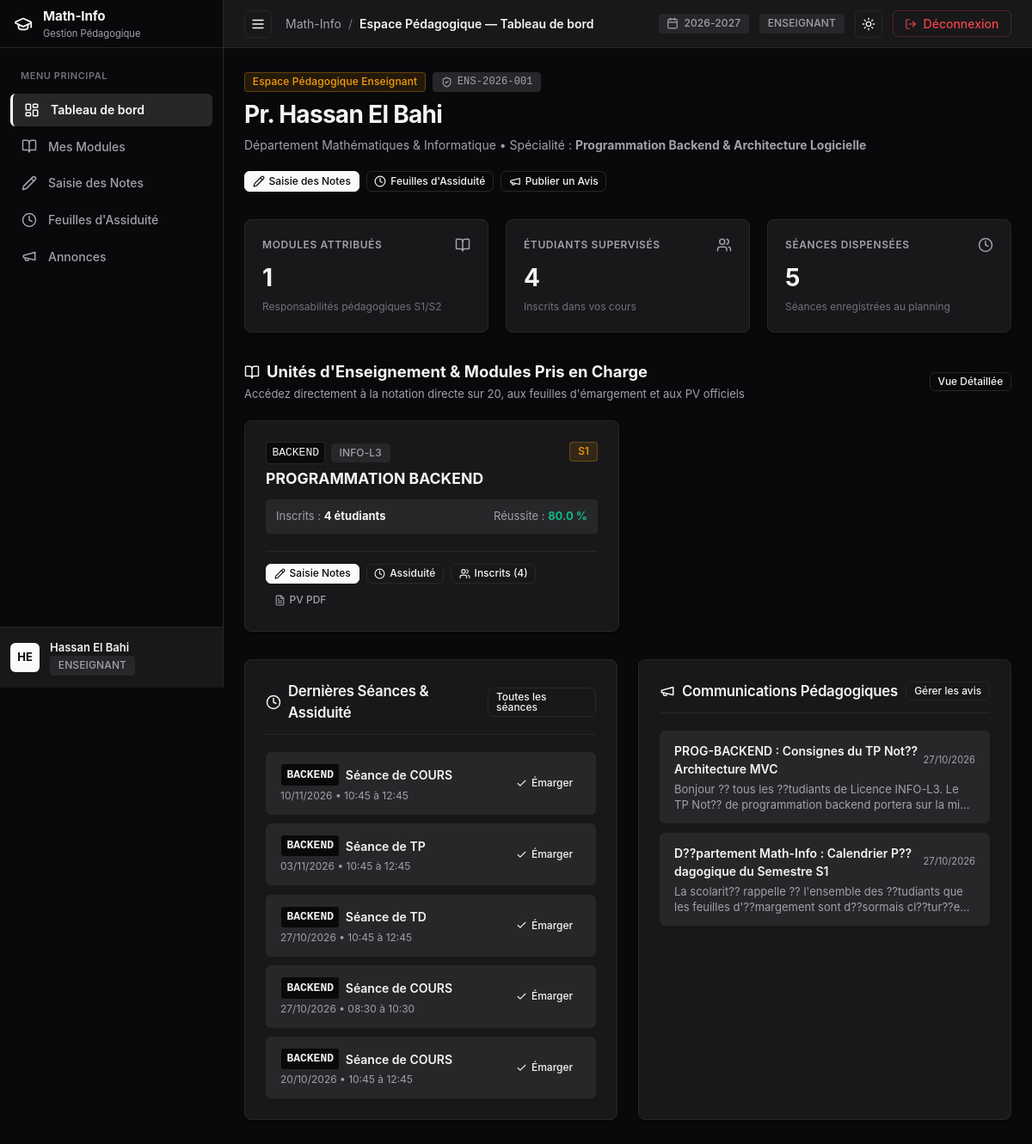
Before: /enseignant/dashboard (signed in) with the older database file.
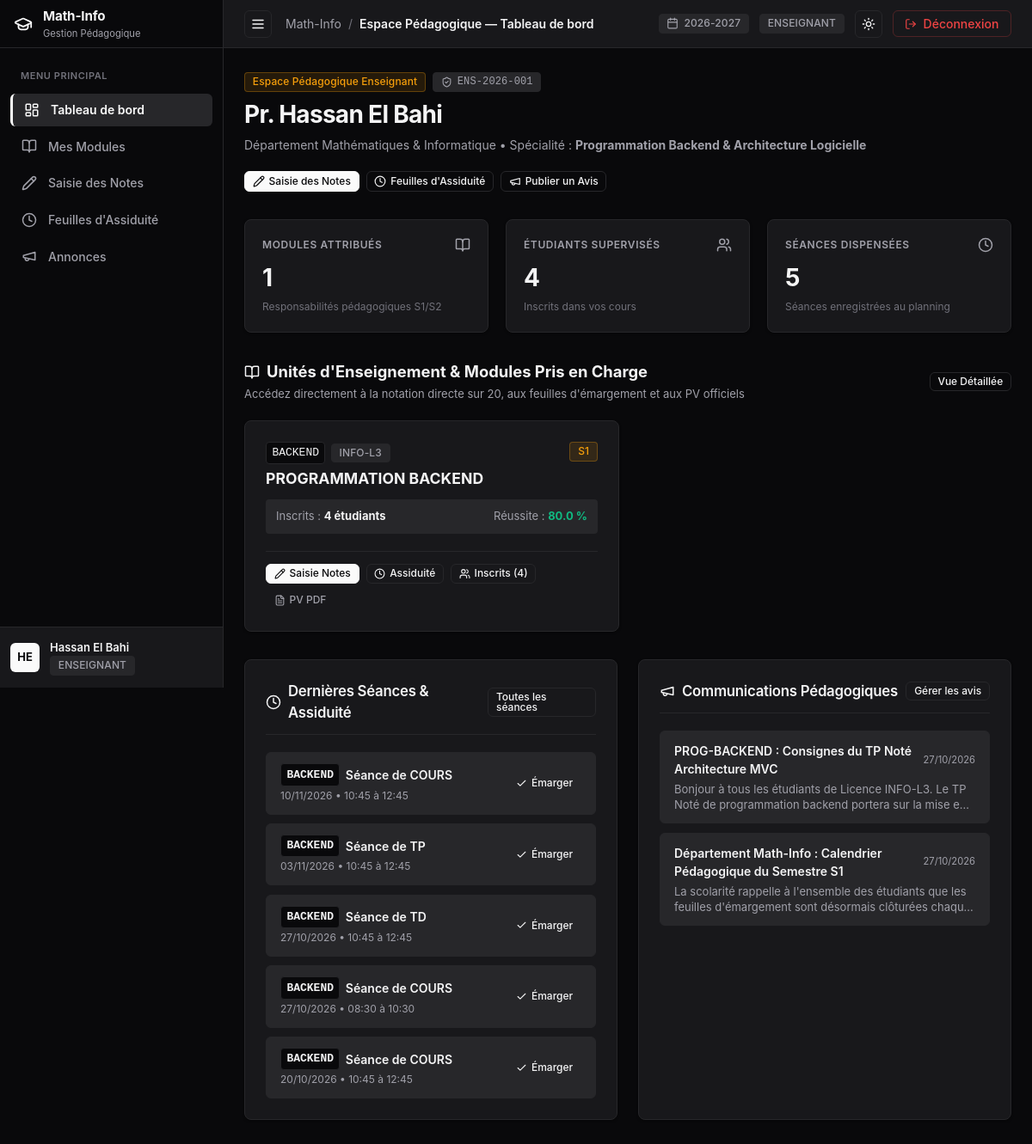
After: the same page with the newer database file.
### tables this page shows
CREATE TABLE `annonces` (
  `idAnnonce` int NOT NULL AUTO_INCREMENT,
  `idAuteur` int NOT NULL,
  `titre` varchar(200) NOT NULL,
  `contenu` text NOT NULL,
  `datePublication` timestamp NULL DEFAULT CURRENT_TIMESTAMP,
  `portee` enum('GLOBALE','MODULE') NOT NULL DEFAULT 'GLOBALE',
  `idModule` int DEFAULT NULL,
  PRIMARY KEY (`idAnnonce`),
  KEY `idAuteur` (`idAuteur`),
  KEY `idModule` (`idModule`),
  CONSTRAINT `annonces_ibfk_1` FOREIGN KEY (`idAuteur`) REFERENCES `utilisateurs` (`idUtilisateur`) ON DELETE CASCADE,
  CONSTRAINT `annonces_ibfk_2` FOREIGN KEY (`idModule`) REFERENCES `modules` (`idModule`) ON DELETE CASCADE
);

### src/Controllers/Controller.php (called while the page is built, shortened)
<?php
abstract class Controller {
    protected function render(string $view, array $data = [], ?string $layout = 'main'): void {
        $viewFile = __DIR__ . '/../Views/' . str_replace('.', '/', $view) . '.php';
        extract($data);
        require $viewFile;
    }
}

### src/Controllers/EnseignantController.php (called while the page is built, shortened)
<?php
class EnseignantController extends Controller {
    public function dashboard(): void {
        $user = Auth::user();
        $db = Model::getDb();
        $stmtMod = $db->prepare("
            SELECT m.*, f.code AS filiere_code, f.intitule AS filiere_intitule,
                   (SELECT COUNT(*) FROM inscriptions i WHERE i.idFiliere = m.idFiliere) AS total_etudiants
            FROM modules m
            JOIN filieres f ON m.idFiliere = f.idFiliere
            WHERE m.idEnseignant = :id
            ORDER BY m.semestre ASC, m.code ASC
        ");
        $stmtMod->execute(['id' => $user->getId()]);
        $modules = $stmtMod->fetchAll();
        $primaryModuleStats = null;
        foreach ($modules as &$mod) {
            $mStats = Note::getModuleStats((int)$mod['idModule']);
            if ($primaryModuleStats === null && $mStats['totalEvalues'] > 0) {
                $primaryModuleStats = $mStats;
                $primaryModuleStats['module_code'] = $mod['code'];
            }
        }
        $stmtSeances = $db->prepare("
            SELECT s.*, m.code AS module_code, m.intitule AS module_intitule
            FROM seances s
            JOIN modules m ON s.idModule = m.idModule
            WHERE m.idEnseignant = :id
            ORDER BY s.dateSeance DESC, s.heureDebut DESC
            LIMIT 5
        ");
        $stmtSeances->execute(['id' => $user->getId()]);
        $recentSeances = $stmtSeances->fetchAll();
        $stmtAnn = $db->prepare("
            SELECT a.*, m.code AS module_code
            FROM annonces a
            LEFT JOIN modules m ON a.idModule = m.idModule
            WHERE a.idAuteur = :id OR a.portee = 'GLOBALE'
            ORDER BY a.datePublication DESC
            LIMIT 4
        ");
        $stmtAnn->execute(['id' => $user->getId()]);
        $recentAnnonces = $stmtAnn->fetchAll();
        $this->render('enseignant.dashboard', [
            'title'               => 'Espace Pédagogique — Tableau de bord',
            'user'                => $user,
            'modules'             => $modules,
            'primaryModuleStats'  => $primaryModuleStats,
            'recentSeances'       => $recentSeances,
            'recentAnnonces'      => $recentAnnonces,
            'activeNav'           => 'dashboard',
        ]);
    }
}

### public/index.php (called while the page is built, shortened)
<?php
require_once __DIR__ . '/../config/autoload.php';
$router = new Router();
$router->get('/', function () {
    if (Auth::check()) {
        Auth::redirectToDashboard();
    } else {
        header('Location: /login');
        exit;
    }
});
$router->get('/login', [AuthController::class, 'showLogin']);
$router->post('/login', [AuthController::class, 'login']);
$router->get('/logout', [AuthController::class, 'logout']);
$router->post('/logout', [AuthController::class, 'logout']);
$router->get('/admin/dashboard', [AdminController::class, 'dashboard']);
$router->get('/admin/filieres', [AdminController::class, 'filieres']);
$router->post('/admin/filieres/create', [AdminController::class, 'createFiliere']);
$router->post('/admin/filieres/edit', [AdminController::class, 'editFiliere']);
$router->post('/admin/filieres/delete', [AdminController::class, 'deleteFiliere']);
$router->get('/admin/modules', [AdminController::class, 'modules']);
$router->post('/admin/modules/create', [AdminController::class, 'createModule']);
$router->post('/admin/modules/edit', [AdminController::class, 'editModule']);
$router->post('/admin/modules/assign-teacher', [AdminController::class, 'assignTeacher']);
$router->post('/admin/modules/delete', [AdminController::class, 'deleteModule']);
$router->get('/admin/utilisateurs', [AdminController::class, 'utilisateurs']);
$router->post('/admin/utilisateurs/create', [AdminController::class, 'createUser']);
$router->post('/admin/utilisateurs/edit', [AdminController::class, 'editUser']);
$router->post('/admin/utilisateurs/delete', [AdminController::class, 'deleteUser']);
$router->get('/admin/inscriptions', [AdminController::class, 'inscriptions']);
$router->post('/admin/inscriptions/create', [AdminController::class, 'createInscription']);
$router->post('/admin/inscriptions/edit', [AdminController::class, 'editInscription']);
$router->post('/admin/inscriptions/status', [AdminController::class, 'updateInscriptionStatus']);
$router->post('/admin/inscriptions/delete', [AdminController::class, 'deleteInscription']);
$router->get('/admin/annonces', [AdminController::class, 'annonces']);
$router->post('/admin/annonces/create', [AdminController::class, 'createAnnonce']);
$router->post('/admin/annonces/edit', [AdminController::class, 'editAnnonce']);
$router->post('/admin/annonces/delete', [AdminController::class, 'deleteAnnonce']);
$router->get('/admin/audit', [AdminController::class, 'audit']);
$router->get('/enseignant/dashboard', [EnseignantController::class, 'dashboard']);
$router->get('/enseignant/modules', [EnseignantController::class, 'modules']);
$router->get('/enseignant/notes', [EnseignantController::class, 'notesIndex']);
$router->get('/enseignant/seances', [EnseignantController::class, 'seancesIndex']);
$router->get('/enseignant/modules/{id}/etudiants', [EnseignantController::class, 'etudiants']);
$router->get('/enseignant/modules/{id}/notes', [EnseignantController::class, 'notes']);
$router->post('/enseignant/modules/{id}/notes/save', [EnseignantController::class, 'saveNotes']);
$router->get('/enseignant/modules/{id}/seances', [EnseignantController::class, 'seances']);
$router->post('/enseignant/modules/{id}/seances/create', [EnseignantController::class, 'createSeance']);
$router->get('/enseignant/seances/{id}/absences', [EnseignantController::class, 'absences']);
$router->post('/enseignant/seances/{id}/absences/save', [EnseignantController::class, 'saveAbsences']);
$router->get('/enseignant/annonces', [EnseignantController::class, 'annonces']);
$router->post('/enseignant/annonces/create', [EnseignantController::class, 'createAnnonce']);
$router->post('/enseignant/annonces/edit', [EnseignantController::class, 'editAnnonce']);
$router->post('/enseignant/annonces/delete', [EnseignantController::class, 'deleteAnnonce']);
$router->get('/enseignant/modules/{id}/pdf', [EnseignantController::class, 'downloadModulePdf']);
$router->get('/etudiant/dashboard', [EtudiantController::class, 'dashboard']);
$router->get('/etudiant/notes', [EtudiantController::class, 'notes']);
$router->get('/etudiant/absences', [EtudiantController::class, 'absences']);
$router->get('/etudiant/annonces', [EtudiantController::class, 'annonces']);
$router->get('/etudiant/releve/pdf', [EtudiantController::class, 'downloadRelevePdf']);
$router->dispatch();

### src/Models/Utilisateur.php (called while the page is built, shortened)
<?php
abstract class Utilisateur extends Model {
    protected string $nom;
    protected string $prenom;
    public function __construct(array $data = []) {
        if (!empty($data)) {
            $this->nom = (string)($data['nom'] ?? '');
            $this->prenom = (string)($data['prenom'] ?? '');
        }
    }
    public function getNomComplet(): string {
        return $this->prenom . ' ' . $this->nom;
    }
    public static function findById(int $id): ?self {
        $db = self::getDb();
        $stmt = $db->prepare("SELECT * FROM utilisateurs WHERE idUtilisateur = :id LIMIT 1");
        $stmt->execute(['id' => $id]);
        $row = $stmt->fetch();
        return self::createInstance($row);
    }
    protected static function createInstance(array $row): self {
        $role = $row['role'] ?? '';
        $id = (int)$row['idUtilisateur'];
        $db = self::getDb();
        switch ($role) {
            case 'ENSEIGNANT':
                $stmt = $db->prepare("SELECT matricule, specialite FROM enseignants WHERE idUtilisateur = :id LIMIT 1");
                $stmt->execute(['id' => $id]);
                $ensData = $stmt->fetch() ?: [];
                return new Enseignant(array_merge($row, $ensData));
        }
    }
}

### src/Utils/Auth.php (called while the page is built, shortened)
<?php
class Auth {
    private static ?Utilisateur $currentUser = null;
    public static function id(): ?int {
        return isset($_SESSION['user']['id']) ? (int)$_SESSION['user']['id'] : null;
    }
    public static function user(): ?Utilisateur {
        if (self::$currentUser === null && self::id() !== null) {
            self::$currentUser = Utilisateur::findById(self::id());
        }
        return self::$currentUser;
    }
}

### config/autoload.php (called while the page is built, shortened)
<?php
spl_autoload_register(function (string $class) {
    $prefix = 'App\\';
    $baseDir = __DIR__ . '/../src/';
    $len = strlen($prefix);
    $relativeClass = substr($class, $len);
    $file = $baseDir . str_replace('\\', '/', $relativeClass) . '.php';
});

### src/Views/enseignant/dashboard.php (the view, shortened to what the changed rows need)
<div class="content-container">
  <div style="margin-bottom: 2rem;">
    <div style="display: flex; justify-content: space-between; align-items: flex-start; flex-wrap: wrap; gap: 1.25rem;">
      <div>
        <h1 style="font-size: 1.75rem; font-weight: 700; letter-spacing: -0.025em; color: var(--text-main); margin-bottom: 0.25rem;">
          Pr. <?= htmlspecialchars($user->getNomComplet()) ?>
        </h1>
      </div>
    </div>
  </div>
  <div style="margin-bottom: 2rem;">
    <div style="display: flex; justify-content: space-between; align-items: center; margin-bottom: 1.25rem;">
      <div>
        <h2 style="font-size: 1.15rem; font-weight: 700; color: var(--text-main); display: flex; align-items: center; gap: 0.5rem;">
          <?= Icon::get('book-open', 18) ?>
          <span>Unités d'Enseignement & Modules Pris en Charge</span>
        </h2>
      </div>
    </div>
  </div>
  <div class="grid grid-cols-2" style="gap: 1.5rem;">
    <div class="card">
      <?php if (empty($recentAnnonces)): ?>
        <p style="color: var(--text-muted); font-size: 0.875rem; padding: 2rem 1rem; text-align: center;">
          Aucune annonce publiée pour le moment.
        </p>
      <?php else: ?>
        <div style="display: flex; flex-direction: column; gap: 0.65rem;">
          <?php foreach ($recentAnnonces as $a): ?>
            <div style="padding: 0.75rem 1rem; border: 1px solid var(--border); border-radius: var(--radius-md); background: var(--bg-surface-hover);">
              <div style="display: flex; justify-content: space-between; align-items: center; margin-bottom: 0.25rem;">
                <span style="font-weight: 600; font-size: 0.875rem; color: var(--text-main);"><?= htmlspecialchars($a['titre']) ?></span>
                <span style="font-size: 0.7rem; color: var(--text-muted);"><?= date('d/m/Y', strtotime($a['datePublication'])) ?></span>
              </div>
              <p style="font-size: 0.8125rem; color: var(--text-muted); line-height: 1.4; display: -webkit-box; -webkit-line-clamp: 2; -webkit-box-orient: vertical; overflow: hidden;">
                <?= htmlspecialchars($a['contenu']) ?>
              </p>
            </div>
          <?php endforeach; ?>
        </div>
      <?php endif; ?>
    </div>
  </div>
</div>

Changed rows visible on the page:
changed annonces: titre "PROG-BACKEND : Consignes du TP Not?? Architecture MVC" → "PROG-BACKEND : Consignes du TP Noté Architecture MVC"; contenu "Bonjour ?? tous les ??tudiants de Licence INFO-L3. Le TP Not?? de programmation backend portera sur la…" → "Bonjour à tous les étudiants de Licence INFO-L3. Le TP Noté de programmation backend portera sur la mise…"
changed annonces: titre "D??partement Math-Info : Calendrier P??dagogique du Semestre S1" → "Département Math-Info : Calendrier Pédagogique du Semestre S1"; contenu "La scolarit?? rappelle ?? l'ensemble des ??tudiants que les feuilles d'??margement sont d??sormais…" → "La scolarité rappelle à l'ensemble des étudiants que les feuilles d'émargement sont désormais clôturées…"
